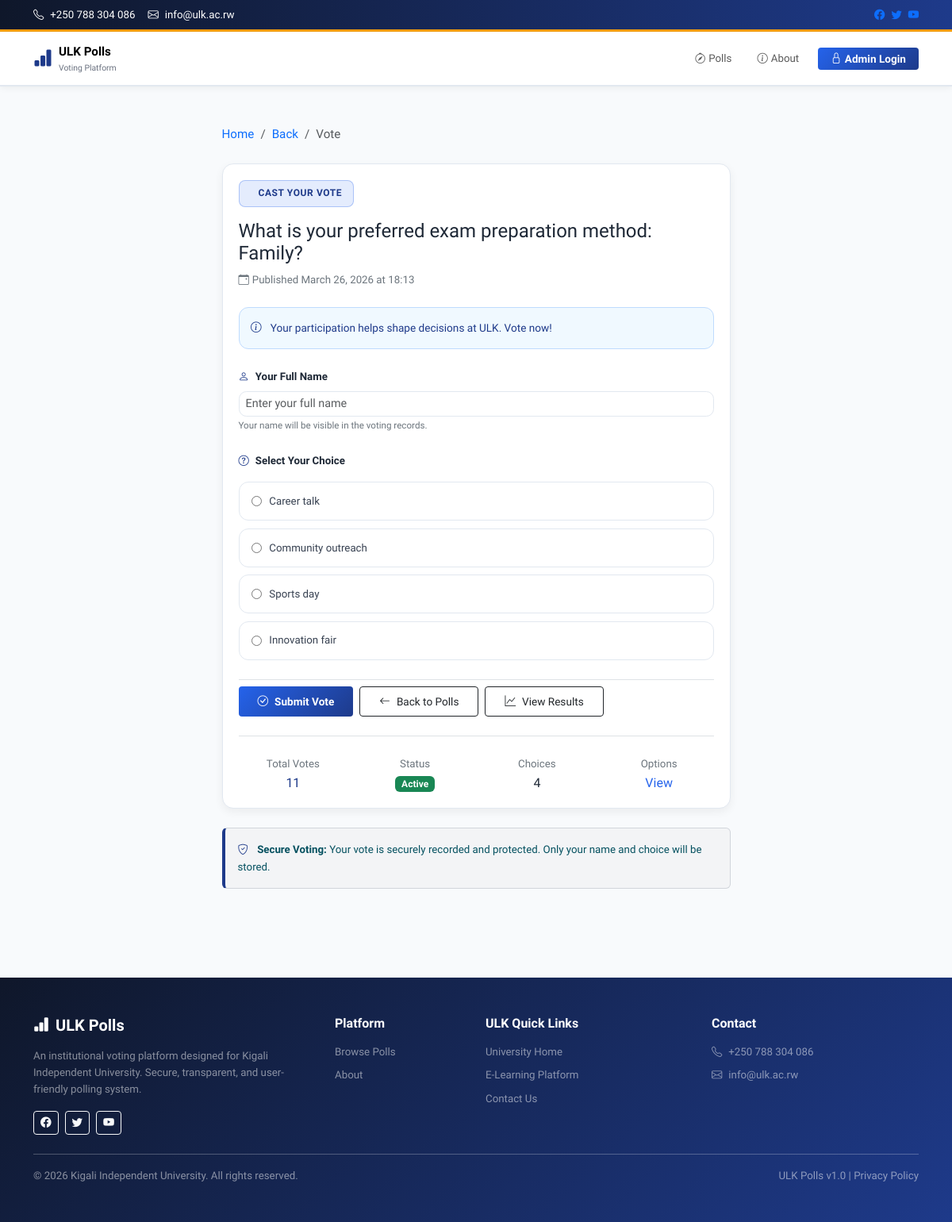
The app's page /12/ with its own data.
### app/models.py (models this page shows, shortened)
class Question(models.Model):
    question_text = models.CharField(max_length=255)
    pub_date = models.DateTimeField("date published")
    is_active = models.BooleanField(default=True)
    class Meta:
        ordering = ["-pub_date", "-id"]
    @property
    def total_votes(self):
        return sum(choice.votes for choice in self.choices.all())

class Choice(models.Model):
    question = models.ForeignKey(
        Question,
        on_delete=models.CASCADE,
        related_name="choices",
    )
    choice_text = models.CharField(max_length=255)
    votes = models.PositiveIntegerField(default=0)
    class Meta:
        ordering = ["id"]

### app/views.py (the view)
# urls.py: path("<int:pk>/", views.DetailView.as_view(), name="detail"),
class DetailView(generic.DetailView):
    model = Question
    template_name = "app/detail.html"
    def get_queryset(self):
        return Question.objects.filter(
            pub_date__lte=timezone.now(),
            is_active=True,
        ).prefetch_related("choices")
    def get_context_data(self, **kwargs):
        context = super().get_context_data(**kwargs)
        context["submitted_name"] = ""
        context["selected_choice_id"] = None
        return context

### templates/app/detail.html (shortened to what this page needs)
{% extends "base.html" %}
{% block content %}
<section class="py-5">
    <div class="container">
        <div class="row justify-content-center">
            <div class="col-xl-7 col-lg-8">
                <nav aria-label="breadcrumb" class="mb-4">
                    <ol class="breadcrumb small mb-0">
                        <li class="breadcrumb-item"><a href="{% url 'app:index' %}" class="text-decoration-none">Home</a></li>
                        <li class="breadcrumb-item"><a href="#" onclick="history.back(); return false;" class="text-decoration-none">Back</a></li>
                        <li class="breadcrumb-item active">Vote</li>
                    </ol>
                </nav>
                <div class="poll-card">
                    <div class="d-flex justify-content-between align-items-start gap-3 mb-4">
                        <div class="flex-grow-1">
                            <span class="hero-chip">Cast Your Vote</span>
                            <h1 class="h4 mt-3 mb-2 fw-800" style="color: #1f2937;">{{ question.question_text }}</h1>
                            <p class="small text-secondary mb-0">
                                <i class="bi bi-calendar-event me-1"></i>Published {{ question.pub_date|date:"F d, Y \a\t H:i" }}
                            </p>
                        </div>
                    </div>
                    <div class="mini-banner mb-4" style="background: #f0f9ff; border-color: #bfdbfe;">
                        <i class="bi bi-info-circle me-2" style="color: #1e3a8a;"></i>
                        <span style="color: #1e3a8a; font-weight: 500;">Your participation helps shape decisions at ULK. Vote now!</span>
                    </div>
                    <form action="{% url 'app:vote' question.id %}" method="post" class="small">
                        <div class="mb-4">
                            <label class="form-label mb-2 fw-600" for="voter-name">
                                <i class="bi bi-person me-2" style="color: #1e3a8a;"></i>Your Full Name
                            </label>
                            <input id="voter-name"
                                   name="voter_name"
                                   type="text"
                                   class="form-control form-control-sm"
                                   placeholder="Enter your full name"
                                   value="{{ submitted_name|default:'' }}"
                                   required
                                   style="font-size: 0.9rem;">
                            <small class="text-secondary">Your name will be visible in the voting records.</small>
                        </div>
                        <div class="mb-4">
                            <label class="form-label mb-3 fw-600">
                                <i class="bi bi-question-circle me-2" style="color: #1e3a8a;"></i>Select Your Choice
                            </label>
                            <div class="choice-group">
                                <ul>
                                    {% for choice in question.choices.all %}
                                        <li>
                                            <label for="choice-{{ choice.id }}" style="cursor: pointer;">
                                                <input id="choice-{{ choice.id }}"
                                                       type="radio"
                                                       name="choice"
                                                       value="{{ choice.id }}"
                                                       required>
                                                <span style="font-weight: 500; color: #374151;">{{ choice.choice_text }}</span>
                                            </label>
                                        </li>
                                    {% endfor %}
                                </ul>
                            </div>
                        </div>
                        <div class="d-flex flex-wrap gap-2 pt-2 border-top border-1">
                            <button type="submit" class="btn btn-sm btn-brand px-4 py-2">
                                <i class="bi bi-check-circle me-2"></i>Submit Vote
                            </button>
                            <a href="{% url 'app:index' %}" class="btn btn-sm btn-outline-dark px-4 py-2">
                                <i class="bi bi-arrow-left me-2"></i>Back to Polls
                            </a>
                            <a href="{% url 'app:results' question.id %}" class="btn btn-sm btn-outline-dark px-4 py-2">
                                <i class="bi bi-graph-up me-2"></i>View Results
                            </a>
                        </div>
                    </form>
                    <div class="mt-4 pt-4 border-top border-1">
                        <div class="row g-3 text-center small">
                            <div class="col-6 col-md-3">
                                <p class="text-secondary mb-1">Total Votes</p>
                                <p class="fw-700 h6 mb-0" style="color: #1e3a8a;">{{ question.total_votes }}</p>
                            </div>
                            <div class="col-6 col-md-3">
                                <p class="text-secondary mb-1">Status</p>
                                <p class="fw-700 h6 mb-0">
                                    {% if question.is_active %}
                                        <span class="badge bg-success">Active</span>
                                    {% else %}
                                        <span class="badge bg-secondary">Closed</span>
                                    {% endif %}
                                </p>
                            </div>
                            <div class="col-6 col-md-3">
                                <p class="text-secondary mb-1">Choices</p>
                                <p class="fw-700 h6 mb-0">{{ question.choices.count }}</p>
                            </div>
                            <div class="col-6 col-md-3">
                                <p class="text-secondary mb-1">Options</p>
                                <p class="fw-700 h6 mb-0">
                                    <a href="{% url 'app:results' question.id %}" class="text-decoration-none" style="color: #2563eb;">View</a>
                                </p>
                            </div>
                        </div>
                    </div>
                </div>
                <div class="alert alert-info small mt-4 py-3" style="background: #f3f4f6; border: 1px solid #d1d5db; border-left: 4px solid #1e3a8a;">
                    <i class="bi bi-shield-check me-2" style="color: #1e3a8a;"></i>
                    <strong>Secure Voting:</strong> Your vote is securely recorded and protected. Only your name and choice will be stored.
                </div>
            </div>
        </div>
    </div>
</section>
{% endblock %}

### static/css/site.css (style rules this page uses)
:root { --ulk-primary: #1e3a8a; --ulk-primary-light: #2563eb; --ulk-secondary: #dc2626; --ulk-accent: #f59e0b; --ulk-dark: #0f172a; --ulk-light: #f8fafc; --ulk-border: #e2e8f0; --surface: #ffffff; --surface-soft: #f9fafb; --text-primary: #1f2937; --text-secondary: #6b7280; }
body { font-family: "Plus Jakarta Sans", -apple-system, BlinkMacSystemFont, "Segoe UI", sans-serif; font-size: 0.95rem; line-height: 1.6; color: var(--text-primary); background: var(--ulk-light); }
.btn-brand { color: #fff; background: linear-gradient(135deg, var(--ulk-primary-light) 0%, var(--ulk-primary) 100%); border: none; font-weight: 600; }
.hero-chip, .divider-label { display: inline-flex; align-items: center; gap: 0.35rem; border-radius: 0.5rem; padding: 0.4rem 0.9rem; font-size: 0.75rem; font-weight: 700; letter-spacing: 0.05em; text-transform: uppercase; background: rgba(37, 99, 235, 0.12); color: var(--ulk-primary); border: 1px solid rgba(37, 99, 235, 0.3); }
.feature-panel, .poll-card, .dashboard-panel, .login-card, .empty-state { border: 1px solid var(--ulk-border); border-radius: 0.875rem; background: var(--surface); box-shadow: 0 4px 12px rgba(0, 0, 0, 0.06); transition: all 0.3s ease; }
.poll-card, .dashboard-panel { padding: 1.25rem; }
.mini-banner, .vote-log-item, .poll-link, .choice-admin-row { border: 1px solid var(--ulk-border); border-radius: 0.75rem; background: var(--surface-soft); }
.mini-banner, .vote-log-item { padding: 0.9rem; font-size: 0.85rem; }
.choice-group ul { list-style: none; padding-left: 0; margin: 0; display: grid; gap: 0.6rem; }
.choice-group li label { display: flex; align-items: center; gap: 0.6rem; padding: 0.8rem 0.95rem; border: 1.5px solid var(--ulk-border); border-radius: 0.75rem; background: #fff; cursor: pointer; transition: all 0.2s ease; }
.choice-group li input[type="radio"] { cursor: pointer; accent-color: var(--ulk-primary-light); }
.form-label { font-weight: 600; color: var(--text-primary); }
.form-control-sm, .btn-sm { font-size: 0.85rem; }
.form-control, .form-control-sm { border: 1.5px solid var(--ulk-border); border-radius: 0.6rem; transition: all 0.2s ease; }

### templates/base.html (style rules this page uses)
body { font-family: "Plus Jakarta Sans", sans-serif; }

### records on screen
Question: question_text "What is your preferred exam preparation method: Family?", pub_date "March 26, 2026 at 18:13", total_votes "11", choices.count "4"
Choice: choice "☐ Career talk", choice_text "Career talk"
Choice: choice "☐ Community outreach", choice_text "Community outreach"
Choice: choice "☐ Sports day", choice_text "Sports day"
Choice: choice "☐ Innovation fair", choice_text "Innovation fair"
